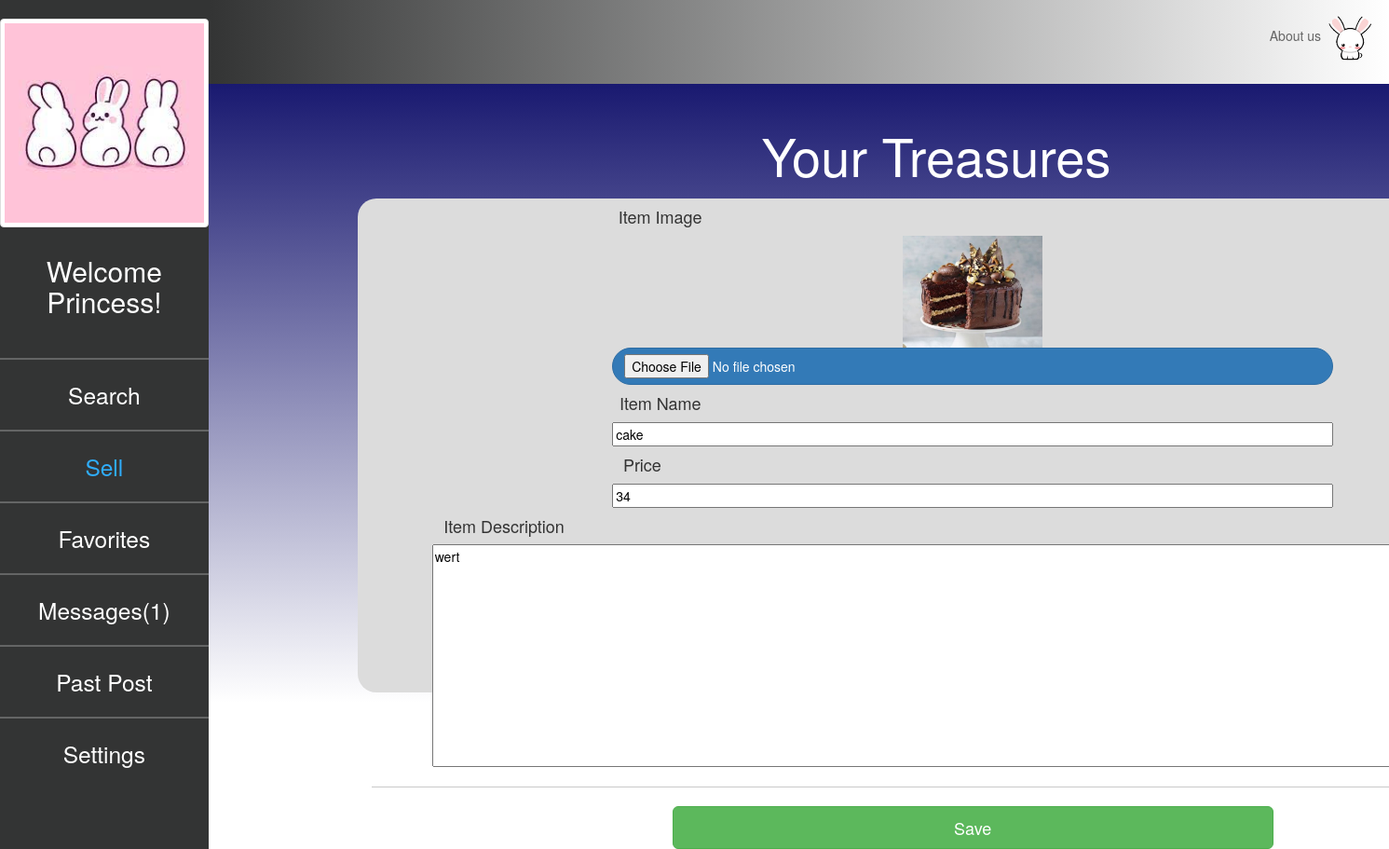
The app's page /Item/edit/3 (signed in), older data.
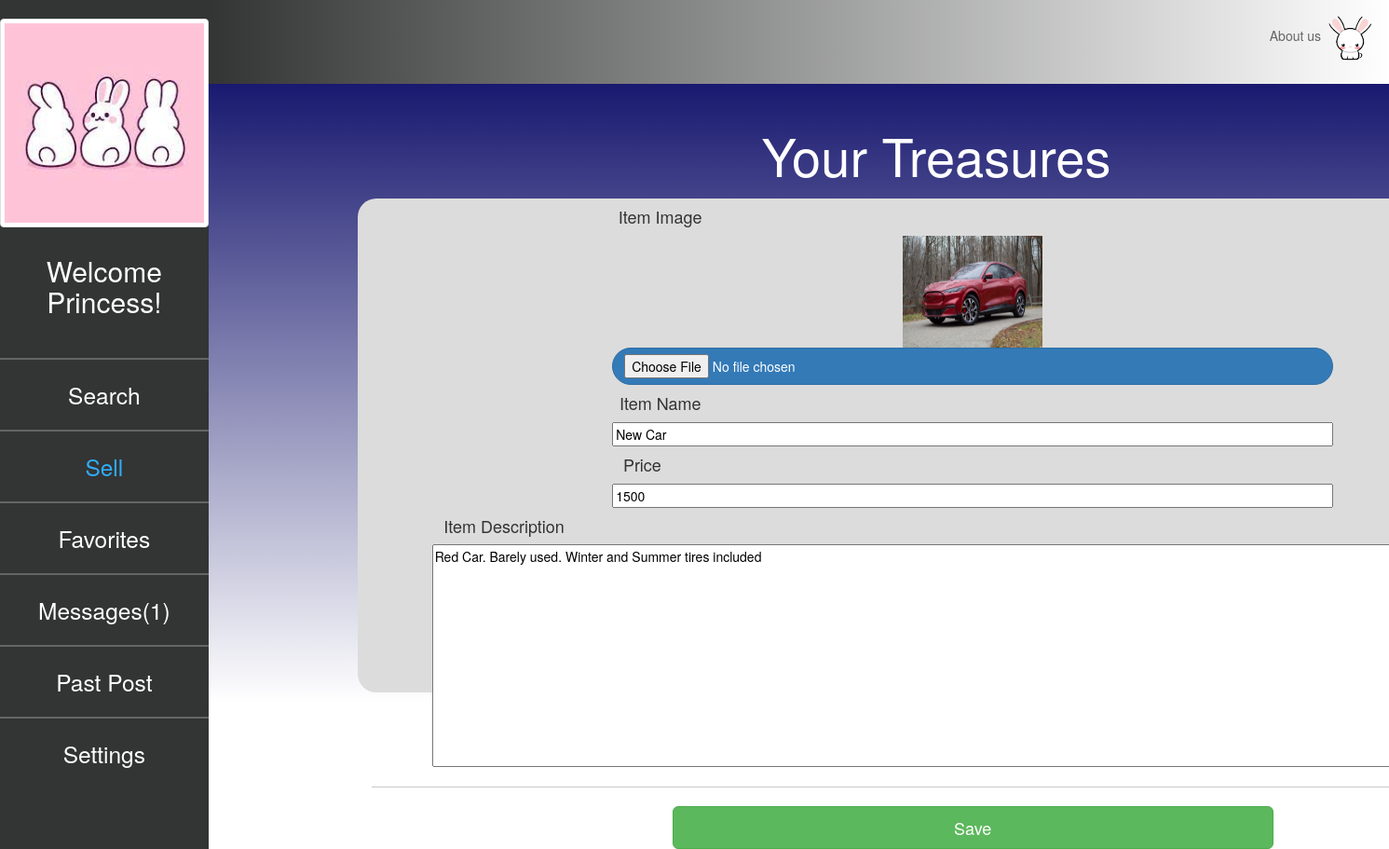
The same page, newer data.
### tables this page shows
CREATE TABLE `item` (
  `item_id` int(11) NOT NULL,
  `profile_id` int(11) NOT NULL,
  `item_name` varchar(50) NOT NULL,
  `item_pic` varchar(50) NOT NULL,
  `item_desc` text NOT NULL,
  `item_price` double NOT NULL,
  `posted_date` date NOT NULL DEFAULT current_timestamp(),
  `visits` int(11) NOT NULL,
  `status` enum('available','unavailable') NOT NULL DEFAULT 'available'
);

### app/core/Controller.php (called while the page is built, shortened)
<?php
class Controller{
	public function view($name,$data=null){
		include 'app/views/' . $name . '.php';
	}
}

### app/core/App.php (called while the page is built, shortened)
<?php
class App{
	private $method = 'index';
	public function __construct(){
		$url = $this->parseURL();
		if(isset($url[0])){
			unset($url[0]);
		}
		$this->controller = new $this->controller;
		if(isset($url[1])){
			if(method_exists($this->controller, $url[1])){
				$this->method = $url[1];
			}
			unset($url[1]);
		}
		$this->params = $url ? array_values($url) : [];
		call_user_func_array(array($this->controller, $this->method), $this->params);
	}
	public function parseURL(){
		if(isset($_GET['url'])){
			return explode('/', filter_var(rtrim($_GET['url'], '/'),FILTER_SANITIZE_URL));
		}
	}
}

### index.php (called while the page is built, shortened)
<?php
new \app\core\App();

### app/models/Item.php (called while the page is built, shortened)
<?php
class Item extends \app\core\Model{
    public function getSpecificItem($item_id){
        $SQL = "SELECT * FROM item WHERE item_id = :item_id AND `status` = 'available'";
        $STMT = self::$_connection->prepare($SQL);
        $STMT->execute(['item_id'=>$item_id]);
        $STMT->setFetchMode(\PDO::FETCH_CLASS,'app\\models\\Item');
        return $STMT->fetch();
    }
}

### app/core/Model.php (called while the page is built, shortened)
<?php
class Model{
	public function __construct(){
		$username = 'root';
		$password = '';
		$host = 'localhost';
		$DBname = 'teamproject';
	}
}

### app/views/Item/edit.php (the view, shortened to what this page needs)
<html>
<head>
    <link href="https://cdn.jsdelivr.net/npm/bootstrap@5.1.3/dist/css/bootstrap.min.css" rel="stylesheet"
>
    <link rel="stylesheet" href="/app/css/design.css">
    <link rel="stylesheet" href="https://maxcdn.bootstrapcdn.com/bootstrap/3.4.1/css/bootstrap.min.css">
</head>
<body id='container'>
<div class="sidenav">
    <center>
    <img src="<?=$_SESSION['profile_pic'] ?>" class='img-thumbnail img-fluid' alt="Responsive image" id='logo' alt="">
    <center>
    <h2 class="nav-title" style="color:white; margin-top: 30px">
        Welcome <?=$_SESSION['profile_name'] ?>!
    </h2>
    <div class="admin-navbar-items">
        <hr class="admin-hr">
        <a href="/Profile/index">Search</a>
        <hr class="admin-hr">
        <a style="color: #2fadfc;" href="/Item/add">Sell</a>
        <hr class="admin-hr">
        <a href="/Favorite/index">Favorites</a>
        <hr class="admin-hr">
        <a href="/Message/index">Messages(<?php echo $_SESSION['messages_count'] ?>)</a>
        <hr class="admin-hr">
        <a href="/Item/past">Past Post</a>
        <hr class="admin-hr">
    </div>
    </center>
    <div class="text-center setting-logout-position-admin">
        <a href="#">Settings</a>
        <center>
            <br><br><br><br><br><hr>
        </center>
    </div>
</div>
    <div class="p-4 topBar">
        <ul id="right-side">
            <a href="">About us
                <img src="/images/bunny.gif" id="profilepic">
            </a>
        </ul>
    </div>
    <div class="blue-box">
     <div class="container" style="margin-left: 7%;">
                 <div style='display:inline-block; margin-top: 4%; margin-left: 43%'>
                    <h1 style="display:inline;color:white; width: 50%; font-size: 400%">Your Treasures</h1>
                 </div>
     </div>
    <div style='display:inline-block; height: 55%'>
        <div class="container insideColor" style="margin-left: 50%; margin-top: 5%; width: 500%; height: 145%">
            <form action="/Item/edit/<?=$data['item']->item_id?>" method="post"  enctype="multipart/form-data">
                <div>
                    <center>
                        <h4 style="margin-right: 52%">Item Image</h4>
                            <img src='<?=$data['item']->item_pic?>' style="width:150px; height: 120px;">
                            <input class="editDesign btn btn-primary" type="file" name="newPicture"
                                style="width: 60%; border-radius: 20px">
                        <h4 style="margin-right: 52%">Item Name</h4>
                            <input class="editDesign" type="text" name="item_name" value='<?php echo $data['item']->item_name; ?>' style="color: black; width: 60%">
                        <h4 style="margin-right: 55%">Price</h4>
                            <input class="editDesign" type="number" name="item_price" value='<?php echo $data['item']->item_price; ?>' min="0" step=".01" style="color: black; width: 60%">
                        <h4 style="margin-right: 78%">Item Description</h4>
                            <textarea class="editDesign" name="item_desc" style="width: 90%; height: 45%; resize:none; color: black;"><?php echo $data['item']->item_desc; ?></textarea>
                    </center>
                </div>
                <div>
                    <center><hr>
                    <input type="submit" name="action" class="btn btn-success btn-lg" value="Save" style="width: 50%" />
                    </center>
                </div>
            </form>
        </div>
    </div>
</div>
</body>
</html>

Row changes from the older to the newer data that the page shows:
changed item: item_pic: a different picture; item_name "cake" → "New Car"; item_price "34" → "1500"; item_desc "wert" → "Red Car. Barely used. Winter and Summer tires included"
